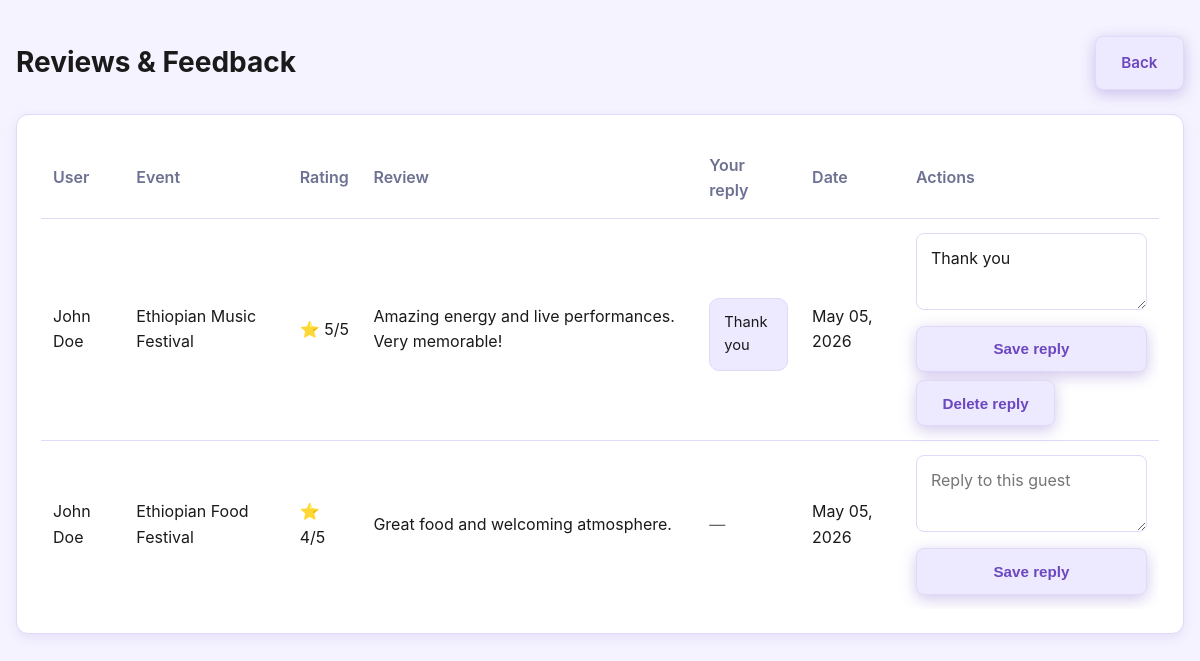
The page /organizer-reviews.php (signed in) on the database its author committed.
### tables this page shows
CREATE TABLE `reviews` (
  `id` int(11) NOT NULL,
  `user_id` int(11) NOT NULL,
  `event_id` int(11) NOT NULL,
  `rating` tinyint(4) NOT NULL,
  `comment` text NOT NULL,
  `created_at` timestamp NOT NULL DEFAULT current_timestamp(),
  `organizer_reply` text DEFAULT NULL
);

CREATE TABLE `users` (
  `id` int(11) NOT NULL,
  `name` varchar(120) NOT NULL,
  `email` varchar(150) NOT NULL,
  `password` varchar(255) NOT NULL,
  `role` enum('admin','organizer','user') NOT NULL DEFAULT 'user',
  `status` enum('pending','approved','rejected') NOT NULL DEFAULT 'approved',
  `created_at` timestamp NOT NULL DEFAULT current_timestamp(),
  `is_blocked` tinyint(1) NOT NULL DEFAULT 0,
  `profile_image` varchar(255) DEFAULT NULL,
  `organization_name` varchar(150) DEFAULT NULL,
  `contact_info` varchar(150) DEFAULT NULL,
  `social_links` text DEFAULT NULL
);

CREATE TABLE `events` (
  `id` int(11) NOT NULL,
  `title` varchar(180) NOT NULL,
  `description` text NOT NULL,
  `date` date NOT NULL,
  `location` varchar(120) NOT NULL,
  `organizer_id` int(11) NOT NULL,
  `category_id` int(11) NOT NULL,
  `image_url` varchar(255) NOT NULL,
  `status` enum('published','draft') NOT NULL DEFAULT 'published',
  `created_at` timestamp NOT NULL DEFAULT current_timestamp(),
  `is_featured` tinyint(1) NOT NULL DEFAULT 0,
  `attendance_count` int(11) NOT NULL DEFAULT 0,
  `lifecycle_status` varchar(20) DEFAULT NULL,
  `event_time` time DEFAULT NULL,
  `capacity` int(11) DEFAULT 0,
  `registration_deadline` date DEFAULT NULL,
  `ticket_type` varchar(50) DEFAULT 'Regular'
);

### includes/config.php (called while the page is built, shortened)
<?php
function sanitize($value)
{
    return htmlspecialchars(trim($value), ENT_QUOTES, 'UTF-8');
}

### organizer-reviews.php (the view, shortened to what this page needs)
<?php
require_once 'includes/config.php';
$organizerId = (int) $_SESSION['user_id'];
$stmt = $mysqli->prepare("SELECT r.id,r.rating,r.comment,r.organizer_reply,r.created_at,u.name user_name,e.title event_title FROM reviews r JOIN users u ON u.id=r.user_id JOIN events e ON e.id=r.event_id WHERE e.organizer_id=? ORDER BY r.created_at DESC");
$stmt->bind_param('i', $organizerId);
$stmt->execute();
$rows = $stmt->get_result()->fetch_all(MYSQLI_ASSOC);
?>
<!DOCTYPE html>
<html lang="en">
<head>
    <link rel="stylesheet" href="css/style.css">
</head>
<body>
<main class="page-content wrapper">
    <section class="heading-bar">
        <h2>Reviews &amp; Feedback</h2>
        <a href="organizer-dashboard.php" class="button button-alt">Back</a>
    </section>
    <div class="dashboard-card table-card">
        <div class="table-scroll">
            <table class="list-table">
                <thead>
                    <tr>
                        <th>User</th>
                        <th>Event</th>
                        <th>Rating</th>
                        <th>Review</th>
                        <th>Your reply</th>
                        <th>Date</th>
                        <th class="table-actions-col">Actions</th>
                    </tr>
                </thead>
                <tbody>
                    <?php foreach ($rows as $row): ?>
                        <tr>
                            <td><?= sanitize($row['user_name']) ?></td>
                            <td><?= sanitize($row['event_title']) ?></td>
                            <td>⭐ <?= (int) $row['rating'] ?>/5</td>
                            <td><?= nl2br(sanitize($row['comment'])) ?></td>
                            <td>
                                <?php if (!empty($row['organizer_reply'])): ?>
                                    <div class="review-reply-bubble"><?= nl2br(sanitize($row['organizer_reply'])) ?></div>
                                <?php else: ?>
                                    <span class="text-muted" style="color:var(--text-secondary);">—</span>
                                <?php endif; ?>
                            </td>
                            <td><?= date('M d, Y', strtotime($row['created_at'])) ?></td>
                            <td class="table-actions-col">
                                <div class="table-actions table-actions--stack">
                                    <form method="post" class="form-grid review-reply-form">
                                        <textarea class="form-textarea" name="organizer_reply" rows="2" placeholder="Reply to this guest"><?= sanitize($row['organizer_reply'] ?? '') ?></textarea>
                                        <button class="button button-alt" type="submit">Save reply</button>
                                    </form>
                                    <?php if (!empty($row['organizer_reply'])): ?>
                                        <form method="post" class="inline-form" onsubmit="return confirm('Remove your public reply?');">
                                            <button class="button button-alt" name="delete_reply" value="1" type="submit">Delete reply</button>
                                        </form>
                                    <?php endif; ?>
                                </div>
                            </td>
                        </tr>
                    <?php endforeach; ?>
                </tbody>
            </table>
        </div>
    </div>
</main>
</body>
</html>

### css/style.css (style rules this page uses)
* { box-sizing: border-box; }
:root { --bg: #f5f3ff; --surface: #ffffff; --primary: #6b47c0; --primary-dark: #5a3d99; --primary-soft: #ede9ff; --text: #1a1a1a; --text-secondary: #666666; --border: #e0d9f8; --shadow: 0 4px 12px rgba(107, 71, 192, 0.1); --shadow-lg: 0 8px 24px rgba(107, 71, 192, 0.15); --muted: #6d7192; }
html { scroll-behavior: smooth; }
body { margin: 0; font-family: 'Inter', sans-serif; background: var(--bg); color: var(--text); line-height: 1.6; overflow-x: hidden; }
a { color: var(--primary); text-decoration: none; }
.wrapper { width: min(1200px, calc(100% - 32px)); margin: 0 auto; }
.button, .button-alt { display: inline-flex; align-items: center; justify-content: center; padding: 0.85rem 1.6rem; border-radius: 8px; font-weight: 600; text-decoration: none; border: none; cursor: pointer; transition: all 0.3s ease; font-size: 0.95rem; }
.button { background: linear-gradient(135deg, #6b47c0 0%, #7b5cc9 100%); color: white; box-shadow: 0 4px 15px rgba(107, 71, 192, 0.3); }
.button-alt { background: var(--primary-soft); color: var(--primary); border: 1px solid var(--border); }
.page-content { padding: 36px 0 64px; }
section.heading-bar { display: flex; align-items: center; justify-content: space-between; flex-wrap: wrap; gap: 16px; margin-bottom: 24px; }
.heading-bar h2 { margin: 0; font-size: 1.75rem; }
.filter-panel input, .filter-panel select, .form-input, .form-textarea { width: 100%; padding: 12px 14px; border: 1px solid var(--border); border-radius: 8px; background: var(--surface); font: inherit; color: var(--text); transition: all 0.2s ease; }
.form-grid { display: grid; gap: 18px; }
.profile-box, .dashboard-card { background: var(--surface); border: 1px solid var(--border); border-radius: 24px; padding: 24px; box-shadow: var(--shadow); }
.dashboard-card { background: var(--surface); border: 1px solid var(--border); border-radius: 12px; padding: 24px; box-shadow: var(--shadow); }
.list-table { width: 100%; border-collapse: collapse; }
.list-table th, .list-table td { padding: 14px 12px; border-bottom: 1px solid var(--border); text-align: left; }
.list-table th { color: var(--muted); font-weight: 600; }
.list-table tr:last-child td { border-bottom: none; }
.form-grid { gap: 16px; }
.table-card { margin-top: 24px; }
.review-reply-bubble { margin-top: 10px; padding: 12px 14px; background: var(--primary-soft); border-radius: 10px; border: 1px solid var(--border); font-size: 0.92rem; word-break: break-word; }
.table-scroll { width: 100%; max-width: 100%; overflow-x: auto; -webkit-overflow-scrolling: touch; }
.table-actions { display: flex; flex-wrap: wrap; gap: 8px; align-items: center; }
.table-actions--stack { flex-direction: column; align-items: stretch; }
.table-actions .inline-form { display: inline-block; }
.table-actions-col { white-space: nowrap; }
.review-reply-form { min-width: 200px; }

### rows shown on the page
reviews: user.name "John Doe", event.title "Ethiopian Music Festival", rating "5", comment "Amazing energy and live performances. Very memorable!", organizer_reply "Thank you", created_at "May 05, 2026"
reviews: user.name "John Doe", event.title "Ethiopian Food Festival", rating "4", comment "Great food and welcoming atmosphere.", created_at "May 05, 2026"
